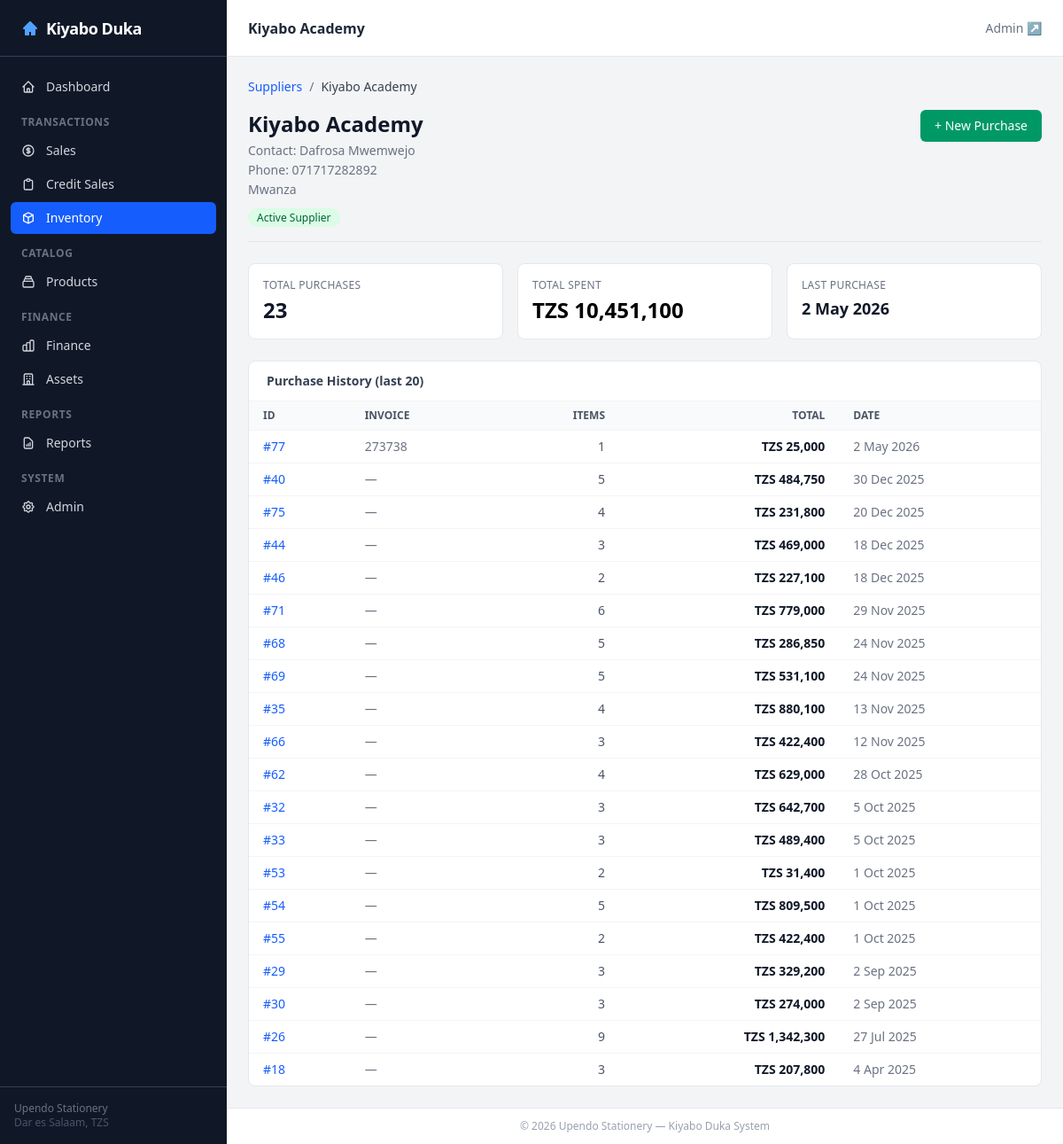
The app's page /inventory/suppliers/3/ with its own data.
### inventory/models.py (models this page shows, shortened)
class Supplier(TimestampedModel, ActionMixin):
    name = models.CharField(max_length=255)
    contact_person = models.CharField(max_length=255, blank=True)
    phone = models.CharField(max_length=50, blank=True)
    address = models.TextField(blank=True)
    class Meta:
        ordering = ['name']
    def get_purchase_url(self):
        from django.urls import reverse
        return f"{reverse('inventory:purchase_create')}?supplier={self.pk}"
    def get_status_badge(self) -> dict:
        purchase_count = self.purchases.count()
        if purchase_count > 10:
            return {'label': 'Active Supplier', 'color': 'bg-green-100 text-green-800'}
        elif purchase_count > 0:
            return {'label': 'Occasional Supplier', 'color': 'bg-yellow-100 text-yellow-800'}
        else:
            return {'label': 'New Supplier', 'color': 'bg-gray-100 text-gray-800'}

class Purchase(TimestampedModel, ActionMixin):
    supplier = models.ForeignKey(Supplier, on_delete=models.PROTECT, related_name='purchases')
    purchase_date = models.DateTimeField(default=timezone.now)
    invoice_number = models.CharField(max_length=255, blank=True)
    carriage_inwards = models.DecimalField(max_digits=15, decimal_places=2, default=0,
                                           help_text='Transport/freight cost to bring goods to shop.')
    notes = models.TextField(blank=True)
    class Meta:
        ordering = ['-purchase_date']
    @property
    def total_amount(self):
        return sum(d.amount for d in self.details.all())
    def get_absolute_url(self):
        from django.urls import reverse
        return reverse('inventory:purchase_detail', kwargs={'pk': self.pk})

class PurchaseDetail(TimestampedModel):
    purchase = models.ForeignKey(Purchase, on_delete=models.CASCADE, related_name='details')
    product_spec = models.ForeignKey(ProductSpec, on_delete=models.PROTECT, related_name='purchase_details')
    quantity = models.PositiveIntegerField()
    unit_cost = models.DecimalField(max_digits=15, decimal_places=2)
    suggested_selling_price = models.DecimalField(max_digits=15, decimal_places=2, null=True, blank=True)
    class Meta:
        ordering = ['product_spec__product__name']
    @property
    def amount(self):
        return self.quantity * self.unit_cost

### inventory/views.py (the view)
# urls.py: path('suppliers/<int:pk>/', views.SupplierDetailView.as_view(), name='supplier_detail'),
class SupplierDetailView(DetailView):
    model = Supplier
    template_name = 'inventory/supplier_detail.html'
    context_object_name = 'supplier'
    def get_context_data(self, **kwargs):
        context = super().get_context_data(**kwargs)
        supplier = self.object
        context['purchases'] = supplier.purchases.prefetch_related('details').order_by('-purchase_date')[:20]
        context['total_spent'] = sum(p.total_amount for p in supplier.purchases.all())
        context['purchase_count'] = supplier.purchases.count()
        context['last_purchase'] = supplier.purchases.order_by('-purchase_date').first()
        return context

### dashboard/templatetags/fmt.py (called while the page is built)
@register.filter
def tzs(value, decimals=0):
    try:
        v = Decimal(str(value))
    except (InvalidOperation, TypeError):
        return '—'
    decimals = int(decimals)
    formatted = f'{v:,.{decimals}f}'
    return f'TZS {formatted}'

### templates/inventory/supplier_detail.html (shortened to what this page needs)
{% extends 'base.html' %}
{% load fmt humanize %}
{% block page_title %}<h1 class="text-base font-semibold text-gray-800">{{ supplier.name }}</h1>{% endblock %}
{% block content %}
<nav class="flex items-center gap-2 text-sm text-gray-500 mb-4">
    <a href="{% url 'inventory:supplier_list' %}" class="text-blue-600 hover:text-blue-700">Suppliers</a>
    <span>/</span>
    <span class="text-gray-700">{{ supplier.name }}</span>
</nav>
<div class="flex items-start justify-between mb-6 pb-4 border-b border-gray-200">
    <div>
        <h1 class="text-2xl font-bold text-gray-900">{{ supplier.name }}</h1>
        <div class="mt-1 space-y-0.5 text-sm text-gray-500">
            {% if supplier.contact_person %}<div>Contact: {{ supplier.contact_person }}</div>{% endif %}
            {% if supplier.phone %}<div>Phone: {{ supplier.phone }}</div>{% endif %}
            {% if supplier.address %}<div>{{ supplier.address }}</div>{% endif %}
        </div>
        <div class="mt-2">
            <span class="inline-block {{ supplier.get_status_badge.color }} px-2.5 py-0.5 rounded-full text-xs font-medium">{{ supplier.get_status_badge.label }}</span>
        </div>
    </div>
    <a href="{{ supplier.get_purchase_url }}" class="inline-flex items-center px-4 py-2 bg-emerald-600 text-white text-sm font-medium rounded-md hover:bg-emerald-700">+ New Purchase</a>
</div>
<div class="grid grid-cols-1 md:grid-cols-3 gap-4 mb-6">
    <div class="bg-white rounded-lg border border-gray-200 p-4">
        <div class="text-xs text-gray-500 uppercase tracking-wide">Total Purchases</div>
        <div class="text-2xl font-bold text-gray-900 mt-1">{{ purchase_count }}</div>
    </div>
    <div class="bg-white rounded-lg border border-gray-200 p-4">
        <div class="text-xs text-gray-500 uppercase tracking-wide">Total Spent</div>
        <div class="text-2xl font-bold text-emerald-600 mt-1">{{ total_spent|tzs }}</div>
    </div>
    <div class="bg-white rounded-lg border border-gray-200 p-4">
        <div class="text-xs text-gray-500 uppercase tracking-wide">Last Purchase</div>
        <div class="text-lg font-bold text-gray-900 mt-1">{% if last_purchase %}{{ last_purchase.purchase_date|date:"j M Y" }}{% else %}—{% endif %}</div>
    </div>
</div>
<div class="bg-white rounded-lg border border-gray-200 overflow-hidden">
    <div class="px-5 py-3 border-b border-gray-100">
        <h2 class="text-sm font-semibold text-gray-700">Purchase History (last 20)</h2>
    </div>
    <table class="min-w-full text-sm divide-y divide-gray-100">
        <thead class="bg-gray-50">
            <tr>
                <th class="px-4 py-2 text-left text-xs font-semibold text-gray-600 uppercase">ID</th>
                <th class="px-4 py-2 text-left text-xs font-semibold text-gray-600 uppercase">Invoice</th>
                <th class="px-4 py-2 text-right text-xs font-semibold text-gray-600 uppercase">Items</th>
                <th class="px-4 py-2 text-right text-xs font-semibold text-gray-600 uppercase">Total</th>
                <th class="px-4 py-2 text-left text-xs font-semibold text-gray-600 uppercase">Date</th>
            </tr>
        </thead>
        <tbody class="divide-y divide-gray-100">
            {% for p in purchases %}
            <tr class="hover:bg-gray-50">
                <td class="px-4 py-2"><a href="{{ p.get_absolute_url }}" class="text-blue-600 hover:underline">#{{ p.pk }}</a></td>
                <td class="px-4 py-2 text-gray-500">{{ p.invoice_number|default:"—" }}</td>
                <td class="px-4 py-2 text-right tabular-nums text-gray-600">{{ p.details.count }}</td>
                <td class="px-4 py-2 text-right tabular-nums font-semibold text-gray-900">{{ p.total_amount|tzs }}</td>
                <td class="px-4 py-2 text-gray-500">{{ p.purchase_date|date:"j M Y" }}</td>
            </tr>
            {% empty %}
            <tr><td colspan="5" class="px-4 py-6 text-center text-gray-400">No purchases yet.</td></tr>
            {% endfor %}
        </tbody>
    </table>
</div>
{% endblock %}

### records on screen
Supplier: name "Kiyabo Academy", contact_person "Dafrosa Mwemwejo", phone "071717282892", address "Mwanza", get_status_badge.label "Active Supplier"
Purchase: purchase_date "2 May 2026", pk "77", invoice_number "273738", details.count "1", total_amount|tzs "TZS 25,000"
Purchase: pk "40", invoice_number "—", details.count "5", total_amount|tzs "TZS 484,750", purchase_date "30 Dec 2025"
Purchase: pk "75", invoice_number "—", details.count "4", total_amount|tzs "TZS 231,800", purchase_date "20 Dec 2025"
Purchase: pk "44", invoice_number "—", details.count "3", total_amount|tzs "TZS 469,000", purchase_date "18 Dec 2025"
Purchase: pk "46", invoice_number "—", details.count "2", total_amount|tzs "TZS 227,100", purchase_date "18 Dec 2025"
Purchase: pk "71", invoice_number "—", details.count "6", total_amount|tzs "TZS 779,000", purchase_date "29 Nov 2025"
Purchase: pk "68", invoice_number "—", details.count "5", total_amount|tzs "TZS 286,850", purchase_date "24 Nov 2025"
Purchase: pk "69", invoice_number "—", details.count "5", total_amount|tzs "TZS 531,100", purchase_date "24 Nov 2025"
Purchase: pk "35", invoice_number "—", details.count "4", total_amount|tzs "TZS 880,100", purchase_date "13 Nov 2025"
Purchase: pk "66", invoice_number "—", details.count "3", total_amount|tzs "TZS 422,400", purchase_date "12 Nov 2025"
Purchase: pk "62", invoice_number "—", details.count "4", total_amount|tzs "TZS 629,000", purchase_date "28 Oct 2025"
Purchase: pk "32", invoice_number "—", details.count "3", total_amount|tzs "TZS 642,700", purchase_date "5 Oct 2025"
Purchase: pk "33", invoice_number "—", details.count "3", total_amount|tzs "TZS 489,400", purchase_date "5 Oct 2025"
Purchase: pk "53", invoice_number "—", details.count "2", total_amount|tzs "TZS 31,400", purchase_date "1 Oct 2025"
Purchase: pk "54", invoice_number "—", details.count "5", total_amount|tzs "TZS 809,500", purchase_date "1 Oct 2025"
Purchase: pk "55", invoice_number "—", details.count "2", total_amount|tzs "TZS 422,400", purchase_date "1 Oct 2025"
Purchase: pk "29", invoice_number "—", details.count "3", total_amount|tzs "TZS 329,200", purchase_date "2 Sep 2025"
Purchase: pk "30", invoice_number "—", details.count "3", total_amount|tzs "TZS 274,000", purchase_date "2 Sep 2025"
Purchase: pk "26", invoice_number "—", details.count "9", total_amount|tzs "TZS 1,342,300", purchase_date "27 Jul 2025"
Purchase: pk "18", invoice_number "—", details.count "3", total_amount|tzs "TZS 207,800", purchase_date "4 Apr 2025"

### other values on screen
{{ purchase_count }} "23"
{{ total_spent|tzs }} "TZS 10,451,100"
